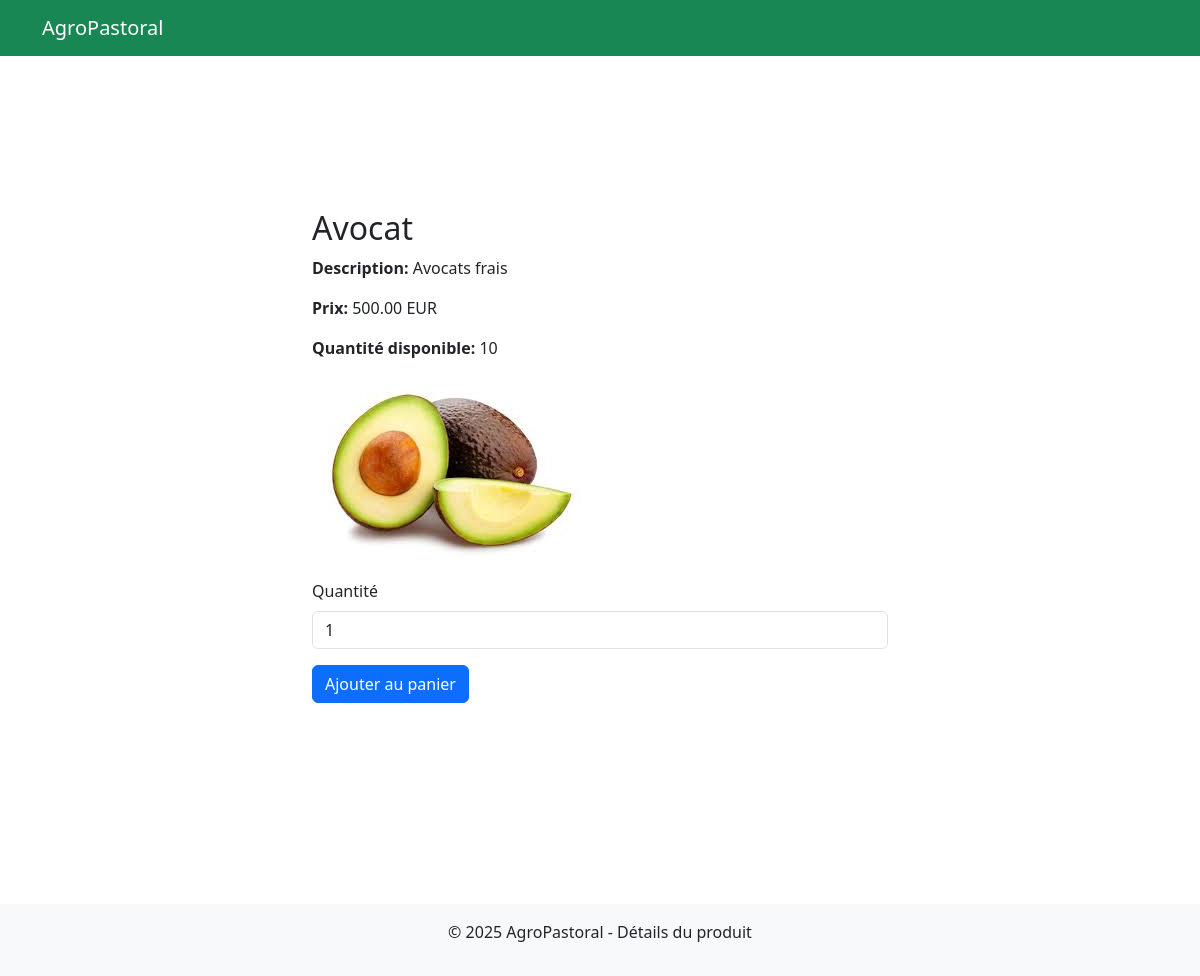
The page /details_produit.php?id=3 on the database its author committed.
### tables this page shows
CREATE TABLE `produits` (
  `id_produit` int(11) NOT NULL,
  `nom` varchar(100) NOT NULL,
  `quantite` int(11) NOT NULL,
  `prix` decimal(10,2) NOT NULL,
  `description` text DEFAULT NULL,
  `image` varchar(255) DEFAULT NULL
);

### details_produit.php (the view, shortened to what this page needs)
<?php
$host = 'localhost';
$dbname = 'agropastoral';
$username = 'root';
$password = '';
try {
    $pdo = new PDO("mysql:host=$host;dbname=$dbname;charset=utf8", $username, $password);
    $pdo->setAttribute(PDO::ATTR_ERRMODE, PDO::ERRMODE_EXCEPTION);
} catch (PDOException $e) {
    die("Erreur de connexion : " . $e->getMessage());
}
if (isset($_GET['id']) && !empty($_GET['id'])) {
    $product_id = $_GET['id'];
    $stmt = $pdo->prepare("SELECT id_produit, nom, description, prix, quantite, image FROM produits WHERE id_produit = :id");
    $stmt->bindParam(':id', $product_id, PDO::PARAM_INT);
    $stmt->execute();
    $product = $stmt->fetch();
} else {
    echo '<div class="alert alert-danger" role="alert">ID de produit invalide !</div>';
    exit();
}
?>
<!DOCTYPE html>
<html lang="fr">
<head>
    <link href="https://cdn.jsdelivr.net/npm/bootstrap@5.3.0/dist/css/bootstrap.min.css" rel="stylesheet">
</head>
<body>
<nav class="navbar navbar-expand-lg navbar-dark bg-success sticky-top">
    <div class="container">
        <a class="navbar-brand" href="index.php">AgroPastoral</a>
    </div>
</nav>
<section style="min-height: 100vh; display: flex; align-items: center; justify-content: center;">
    <div class="container py-4" style="max-width: 600px;">
        <h2><?php echo htmlspecialchars($product['nom']); ?></h2>
        <p><strong>Description:</strong> <?php echo htmlspecialchars($product['description']); ?></p>
        <p><strong>Prix:</strong> <?php echo htmlspecialchars($product['prix']); ?> EUR</p>
        <p><strong>Quantité disponible:</strong> <?php echo htmlspecialchars($product['quantite']); ?></p>
        <img src="<?php echo htmlspecialchars($product['image']); ?>" alt="<?php echo htmlspecialchars($product['nom']); ?>" class="img-fluid mb-3">
        <form method="POST">
            <div class="mb-3">
                <label for="quantite" class="form-label">Quantité</label>
                <input type="number" name="quantite" class="form-control" min="1" max="<?php echo $product['quantite']; ?>" value="1" required>
            </div>
            <button type="submit" name="ajouter_panier" class="btn btn-primary">Ajouter au panier</button>
        </form>
    </div>
</section>
<footer class="text-center bg-light py-3 mt-5">
    <p>&copy; <?php echo date('Y'); ?> AgroPastoral - Détails du produit</p>
</footer>
</body>
</html>

### rows shown on the page
produits: nom "Avocat", description "Avocats frais", prix "500.00", quantite "10", image (picture)
